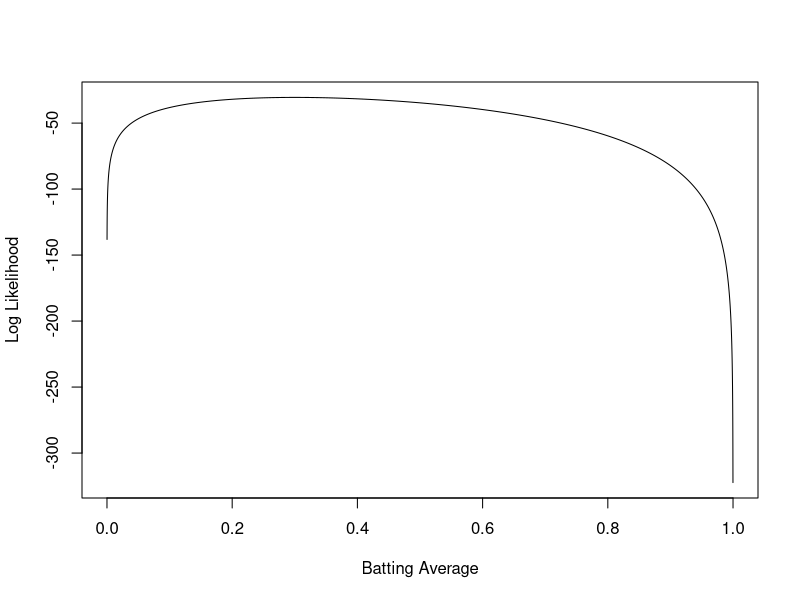
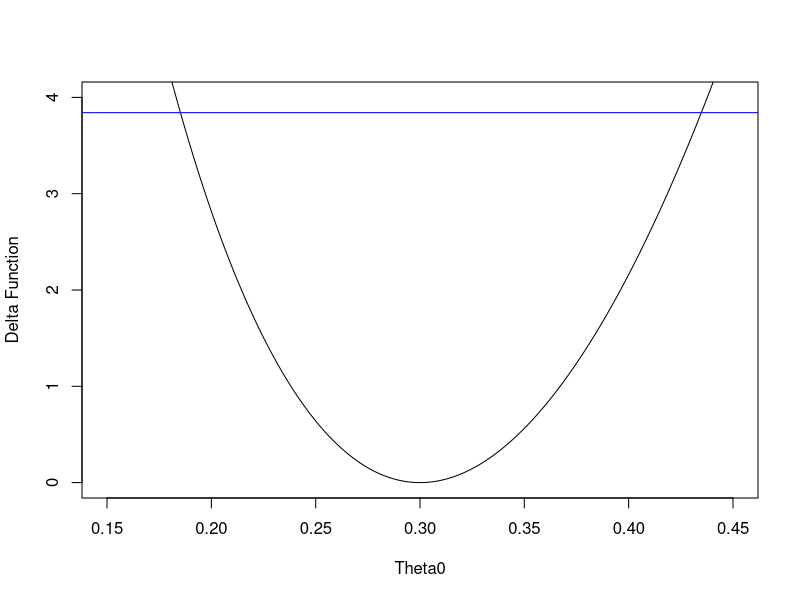

Here is the R script that generated these plots, in order:
n = 50

#data <- rbinom(1, n, .3)
data <- 15

l <- function(p, n, data) data*log(p) + (n-data)*log(1-p)

x <- seq(.0001,.9999, by = 0.0001) 
y <- rep(0,length(x))

for(i in 1:length(x)) y[i] = l(x[i], n, data)

plot(x,y, type = 'l', xlab = "Batting Average", ylab = "Log Likelihood")


plot(x,-2*(y - max(y)), xlim = c(data/n-.15, data/n+.15), type = 'l', ylim = c(0,4), xlab = "Theta0", ylab = "Delta Function")
abline(h = qchisq(.95,1), col = 'blue')

min(x[2*(max(y) - y) <= 3.84])
max(x[2*(max(y) - y) <= 3.84])

p = data/n
p - 1.96*sqrt(p*(1-p)/n)
p + 1.96*sqrt(p*(1-p)/n)